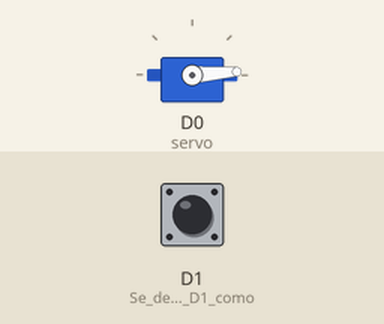
Recording of a sketch running on a simulated Particle Photon. Parts: servo. Inputs (shaded band) come from the test bench; at power-on: D1 (Se_define_el_pin_D1_como) HIGH. The local clock reads 2024-03-15 10:24:30 at power-on unless the sketch sets it.

Above: at 0.05 s.
At 1.85 s:
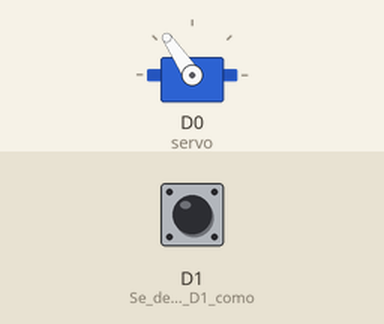
At 3.7 s:
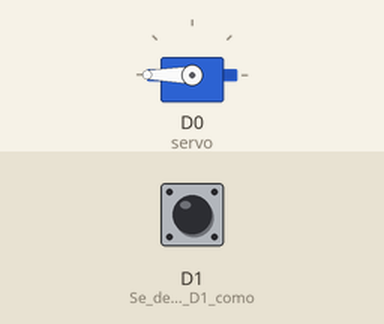
At 7.35 s:
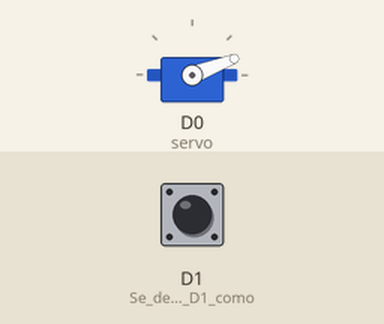
Timing chart, 0 to 9.9 s (numbered marks = the images above):
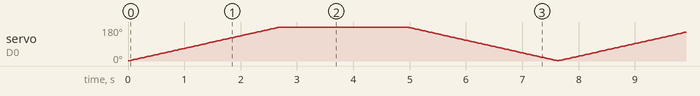

The sketch:

FishFeeder.ino
```cpp
Servo servo;              // Objeto donde se asigna el servomotor
int minute = 0;           // Variable para almacenar el minuto actual
int hour = 0;             // Variable para almacenar la hora actual
bool hasBeenFeed = false; // Bandera para almacenar si el pez ha sido alimentado recientemente
void setup()
{
    pinMode(D0, OUTPUT);                       // Se define el pin D0 como salida
    servo.attach(D0);                          // Se ancla el pin D0 al objeto servomotor
    pinMode(D1, INPUT_PULLUP);                 // Se define el pin D1 como entrada de botón con resistencia
    Particle.function("serv", servoFunction);  // Se comparte la función servo con la nube de particle
    Particle.variable("minute", &minute, INT); // Se comparte la variable minute con la nube de particle
    Particle.variable("hour", &hour, INT);     // Se comparte la variable hour con la nube de particle
    Time.zone(-6);                             // Se establece la zona horaria en corcondancia con aquella de México actualmente, GMT -6
}

void loop()
{
    minute = Time.minute();      // Se asigna el minuto actual a la variable minute
    hour = Time.hour();          // Se asigna la hora actual a la variable hora
    if (digitalRead(D1) == HIGH) // Se lee el botón y, si está presionado,
    {                            // Se procede a alimentar el pez
        alimentarPez();
    }
    if (hour == 19 && minute == 24) // Se compara la hora actual con las 19:24
    {
        if (!hasBeenFeed) // Se verifica que el pez no haya sido alimentado en este minuto
        {
            alimentarPez();     // Se alimenta al pez
            hasBeenFeed = true; // Se establece que el pez ha sido almentado
        }
    }
    if (hour == 19 && minute == 25) // Se espera a que la hora sea diferente a la indicada para activar al alimentador
    {
        hasBeenFeed = false; // Se establece que el pez no ha sido alimentado para la próxima iteración
    }
}

// Función que se comparte a la nube de particle.
// Recibe un parámetro, en caso de ser 'on',
// procede a alimentar el pez.
int servoFunction(String parametro)
{
    if (parametro == "on")
    {
        alimentarPez();
        return 0;
    }
}

// Función que gira el servomotor lentamente hacia abajo
// de manera que la comida caiga del contenedor hacia el pez
// y después, gira hacia la posición inicial.
// Toma alrededor de siete segundos en total.
void alimentarPez()
{
    for (int i = 1; i < 255; i++)
    {
        servo.write(i);
        delay(15);
    }
    for (int i = 255; i > 1; i--)
    {
        servo.write(i);
        delay(15);
    }
}
```
